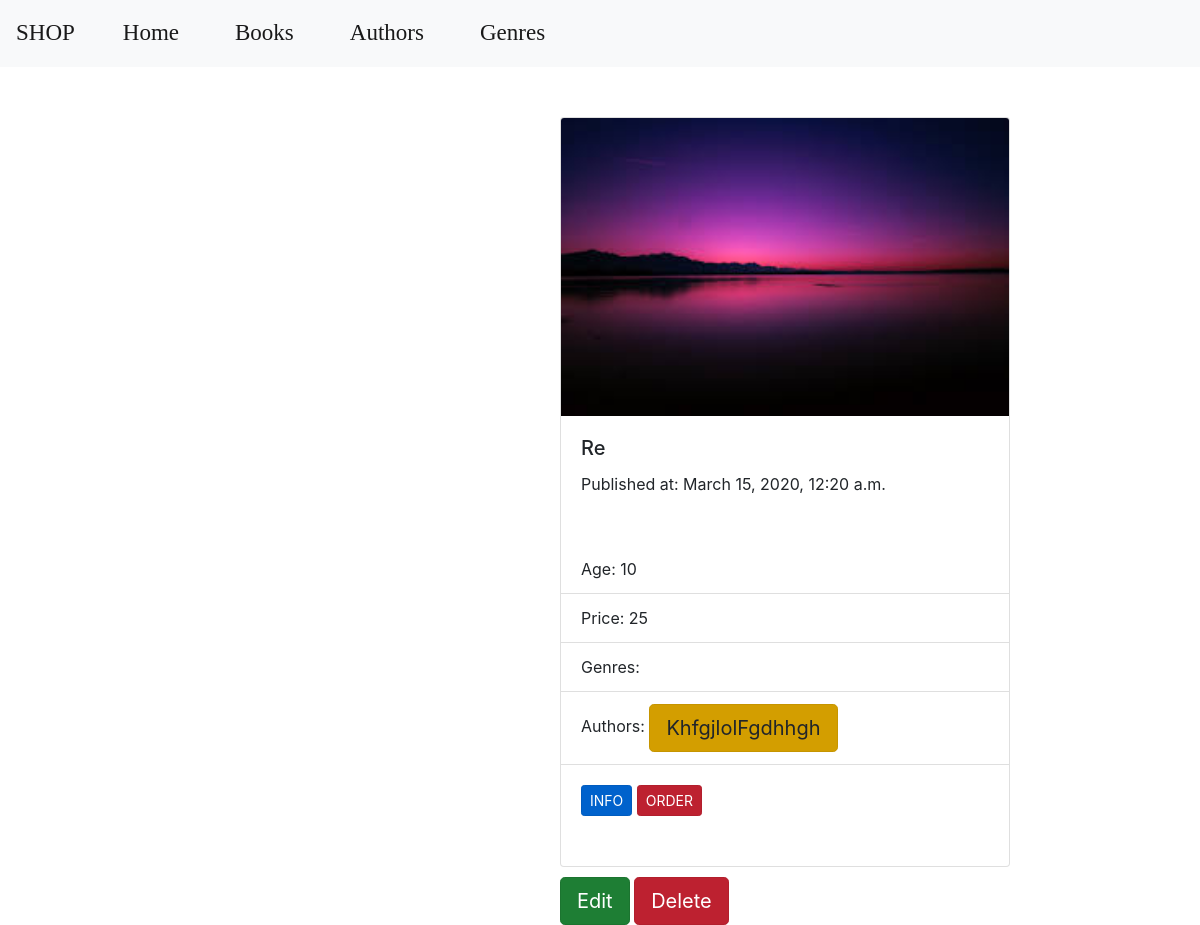
The app's page /book/re-1584231622/ with its own data.
### webexample/models.py (models this page shows, shortened)
class Book(models.Model):
    name = models.CharField(max_length=50, db_index = True)
    info = models.TextField(max_length=100,db_index = True)
    slug = models.SlugField(unique = True, blank = True)
    price = models.IntegerField()
    recomAge = models.IntegerField()
    author = models.ManyToManyField(Author,related_name="books")
    genres = models.ManyToManyField(Genre,related_name="books")
    photo = models.CharField(max_length = 500)
    date = models.DateTimeField(auto_now_add=True)
    def get_absolute_url(self):
        return reverse('book_detail_url', kwargs={'slug': self.slug})
    def get_update_url(self):
        return reverse('book_update_url',kwargs={'slug': self.slug})
    def get_delete_url(self):
        return reverse('book_delete_url',kwargs={'slug': self.slug})

class Author(models.Model):
    first_name = models.CharField(max_length=50, db_index = True)
    second_name = models.CharField(max_length=50, db_index = True)
    info = models.TextField(max_length=100)
    slug = models.SlugField(max_length=50,unique = True,blank = True)
    photo = models.CharField(max_length = 500)
    date = models.DateTimeField(auto_now_add=True)
    def get_absolute_url(self):
        return reverse('author_detail_url', kwargs={'slug': self.slug})

### webexample/views.py (the view)
# urls.py: path('book/<str:slug>/', views.BookDetail.as_view(), name = 'book_detail_url'),
class BookDetail(ObjectDetailMixin,View):
    model = Book
    template = 'webexample/book_detail.html'

### webexample/utils.py (called while the page is built)
    def get(self,request,slug):
        obj = get_object_or_404(self.model, slug__iexact=slug)
        return render(request,self.template, context={self.model.__name__.lower():obj})

### webexample/templates/webexample/book_detail.html (shortened to what this page needs)
{% extends 'webexample/base.html' %}
{% block content %}
  {% load static %}
  <div class="card" style="width: 18rem;width: 450px;height:750px; margin-left:560px; margin-top:50px;background-color:white">
    <img class="card-img-top" alt="...">
    <div class="card-body">
      <h5 class="card-title">{{book.name}}</h5>
      <p class="card-text">Published at: {{book.date}}</p>
    </div>
    <ul class="list-group list-group-flush">
      <li class="list-group-item">Age: {{book.recomAge}}</li>
      <li class="list-group-item">Price: {{book.price}}</li>
      <li class="list-group-item">Genres:
      </li>
      <li class="list-group-item">Authors:
        {% for author in book.author.all %}
          <a class="btn btn-warning btn-lg active" role="button" aria-pressed="true" href = "{{author.get_absolute_url}}">{{author.first_name}}{{ author.second_name}}</a>
        {% endfor %}
      </li>
    </ul>
    <div class="card-body">
      <a class="btn btn-primary btn-sm active" href="{{book.get_absolute_url}}">INFO</a>
      <a class="btn btn-danger btn-sm active" href="#">ORDER</a>
    </div>
  </div>
  <div>
    <a href= "{{book.get_update_url}}" class="btn btn-success btn-lg active" role="button" aria-pressed="true" style="margin-left:560px;margin-top:10px">Edit</a>
    <a href="{{book.get_delete_url}}" class="btn btn-danger btn-lg active" role="button" aria-pressed="true" style="margin-top:10px">Delete</a>
  </div>
{% endblock %}

### records on screen
Book: name "Re", date "March 15, 2020, 12:20 a.m.", recomAge "10", price "25"
Author: first_name "Khfgjlol", second_name "Fgdhhgh"
